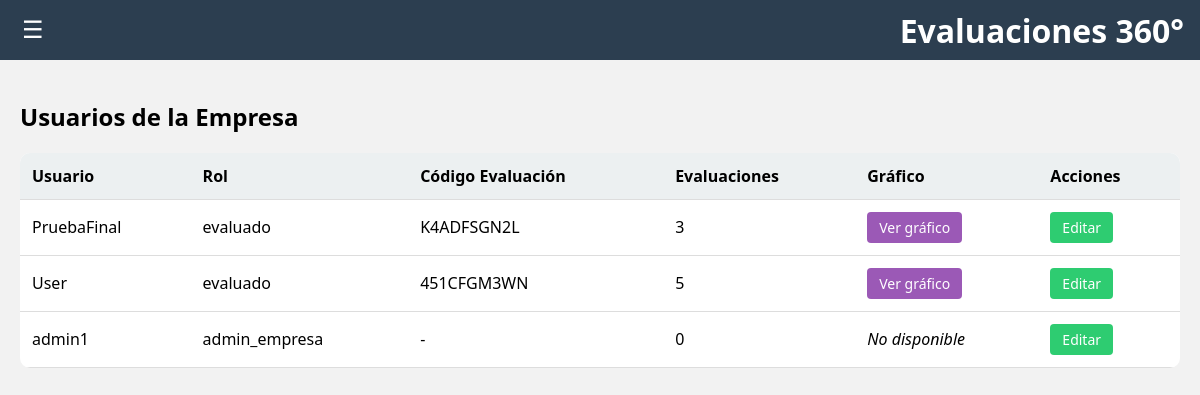
Page /dashboard.php (signed in) on the committed database.
### tables this page shows
CREATE TABLE IF NOT EXISTS `usuarios` (
  `id` int(11) NOT NULL AUTO_INCREMENT,
  `user` varchar(50) NOT NULL,
  `password` varchar(255) NOT NULL,
  `rol_id` int(11) NOT NULL,
  `empresa_id` int(11) DEFAULT NULL,
  PRIMARY KEY (`id`),
  KEY `rol_id` (`rol_id`),
  KEY `empresa_id` (`empresa_id`)
);

CREATE TABLE IF NOT EXISTS `roles` (
  `id` int(11) NOT NULL AUTO_INCREMENT,
  `nombre` varchar(50) NOT NULL,
  PRIMARY KEY (`id`),
  UNIQUE KEY `nombre` (`nombre`)
);

CREATE TABLE IF NOT EXISTS `evaluaciones` (
  `id` int(11) NOT NULL AUTO_INCREMENT,
  `empresa_id` int(11) NOT NULL,
  `nombre_evaluado` varchar(100) NOT NULL,
  `evaluado_id` int(11) DEFAULT NULL,
  `fecha` date NOT NULL,
  `codigo_unico` varchar(12) NOT NULL,
  `creada_por` int(11) NOT NULL,
  PRIMARY KEY (`id`),
  UNIQUE KEY `codigo_unico` (`codigo_unico`),
  KEY `empresa_id` (`empresa_id`),
  KEY `creada_por` (`creada_por`),
  KEY `fk_evaluado` (`evaluado_id`),
  CONSTRAINT `evaluaciones_ibfk_1` FOREIGN KEY (`empresa_id`) REFERENCES `empresas` (`id`),
  CONSTRAINT `evaluaciones_ibfk_2` FOREIGN KEY (`creada_por`) REFERENCES `usuarios` (`id`),
  CONSTRAINT `fk_evaluado` FOREIGN KEY (`evaluado_id`) REFERENCES `usuarios` (`id`) ON DELETE SET NULL
);

### public/dashboard.php (the view, shortened to what this page needs)
<?php
require_once '../src/config/database.php';
$rol = $_SESSION['rol'];
$empresa_id = $rol === 'admin_empresa' ? $_SESSION['empresa_id'] : ($_SESSION['empresa_id'] ?? null);
$modo = $_SESSION['modo'] ?? 'usuarios';
?>
<!DOCTYPE html>
<html lang="es">
<head>
    <link rel="stylesheet" href="assets/css/dashboard.css">
</head>
<body>
<header>
    <button class="menu-toggle" onclick="toggleSidebar()">☰</button>
    <h1>Evaluaciones 360°</h1>
</header>
<main>
<?php if ($empresa_id): ?>
    <?php if ($modo === 'usuarios'): ?>
        <h2>Usuarios de la Empresa</h2>
        <table>
            <thead>
                <tr>
                    <th>Usuario</th>
                    <th>Rol</th>
                    <th>Código Evaluación</th>
                    <th>Evaluaciones</th>
                    <th>Gráfico</th>
                    <th>Acciones</th>
                </tr>
            </thead>
            <tbody>
            <?php
            $stmt = $conexion->prepare("
                SELECT u.id AS usuario_id, u.user, r.nombre AS rol, e.id AS evaluacion_id, e.codigo_unico
                FROM usuarios u
                INNER JOIN roles r ON u.rol_id = r.id
                LEFT JOIN evaluaciones e ON u.id = e.evaluado_id
                WHERE u.empresa_id = ?
                ORDER BY FIELD(r.nombre, 'admin_empresa', 'evaluado', 'super_admin') DESC
            ");
            $stmt->bind_param("i", $empresa_id);
            $stmt->execute();
            $result = $stmt->get_result();
            while ($row = $result->fetch_assoc()):
                $total_eval = 0;
                $nombres = [];
                if ($row['evaluacion_id']) {
                    $q = $conexion->prepare("SELECT evaluador_nombre FROM respuestas WHERE evaluacion_id = ? AND relacion != 'Autoevaluación' GROUP BY evaluador_nombre, relacion");
                    $q->bind_param("i", $row['evaluacion_id']);
                    $q->execute();
                    $res = $q->get_result();
                    while ($r = $res->fetch_assoc()) {
                        $nombres[] = $r['evaluador_nombre'];
                    }
                    $q2 = $conexion->prepare("SELECT 1 FROM autoevaluaciones WHERE evaluacion_id = ? LIMIT 1");
                    $q2->bind_param("i", $row['evaluacion_id']);
                    $q2->execute();
                    if ($q2->get_result()->num_rows > 0) {
                        $nombres[] = "Autoevaluación";
                    }
                    $total_eval = count($nombres);
                }
            ?>
                <tr>
                    <td><?= htmlspecialchars($row['user']) ?></td>
                    <td><?= htmlspecialchars($row['rol']) ?></td>
                    <td>
                        <?php if ($row['rol'] === 'evaluado'): ?>
                            <?php if ($row['codigo_unico']): ?>
                                <?= htmlspecialchars($row['codigo_unico']) ?>
                            <?php endif; ?>
                        <?php else: ?>
                            -
                        <?php endif; ?>
                    </td>
                    <td>
                        <?php if ($rol === 'super_admin' && $total_eval > 0): ?>
                            <span class="ver-evaluadores" data-nombres="<?= htmlspecialchars(implode(', ', $nombres)) ?>">
                                <?= $total_eval ?>
                            </span>
                        <?php else: ?>
                            <?= $total_eval ?>
                        <?php endif; ?>
                    </td>
                    <td>
                        <?php if ($row['rol'] === 'evaluado' && $total_eval > 0): ?>
                            <form method="POST" action="grafico_resultados.php">
                                <button class="btn-ver" type="submit">Ver gráfico</button>
                            </form>
                        <?php else: ?>
                            <em>No disponible</em>
                        <?php endif; ?>
                    </td>
                    <td>
                        <form method="POST" action="editar_usuario.php">
                            <button class="btn-editar" type="submit">Editar</button>
                        </form>
                    </td>
                </tr>
            <?php endwhile; ?>
            </tbody>
        </table>
    <?php endif; ?>
<?php else: ?>
    <p><strong>Selecciona una empresa para ver los datos.</strong></p>
<?php endif; ?>
</main>
</body>
</html>

### public/assets/css/dashboard.css (style rules this page uses)
body { margin: 0; font-family: 'Segoe UI', sans-serif; background: #f2f2f2; }
header { background: #2c3e50; color: white; padding: 12px 16px; display: flex; align-items: center; justify-content: space-between; position: relative; z-index: 10; height: 60px; box-sizing: border-box; }
.menu-toggle { font-size: 24px; background: transparent; border: none; color: white; cursor: pointer; z-index: 11; transition: margin-left 0.3s ease; }
main { margin-left: 0; padding: 20px; transition: margin-left 0.3s ease; }
h2 { margin-bottom: 20px; }
table { width: 100%; border-collapse: collapse; background: white; border-radius: 10px; overflow: hidden; }
th, td { padding: 12px; text-align: left; border-bottom: 1px solid #ddd; }
thead { background: #ecf0f1; font-weight: bold; }
table button, table form button { background-color: #3498db; color: white; border: none; padding: 6px 12px; border-radius: 4px; font-size: 14px; cursor: pointer; font-family: 'Segoe UI', sans-serif; transition: background-color 0.3s ease; }
table button.btn-ver { background-color: #9b59b6; }
table button.btn-editar { background-color: #2ecc71; }

### rows in the picture
usuarios: user "PruebaFinal", rol.nombre "evaluado", evaluaciones.codigo_unico "K4ADFSGN2L", total_eval "3"
usuarios: user "User", rol.nombre "evaluado", evaluaciones.codigo_unico "451CFGM3WN", total_eval "5"
usuarios: user "admin1", rol.nombre "admin_empresa", total_eval "0", shows "No disponible"
